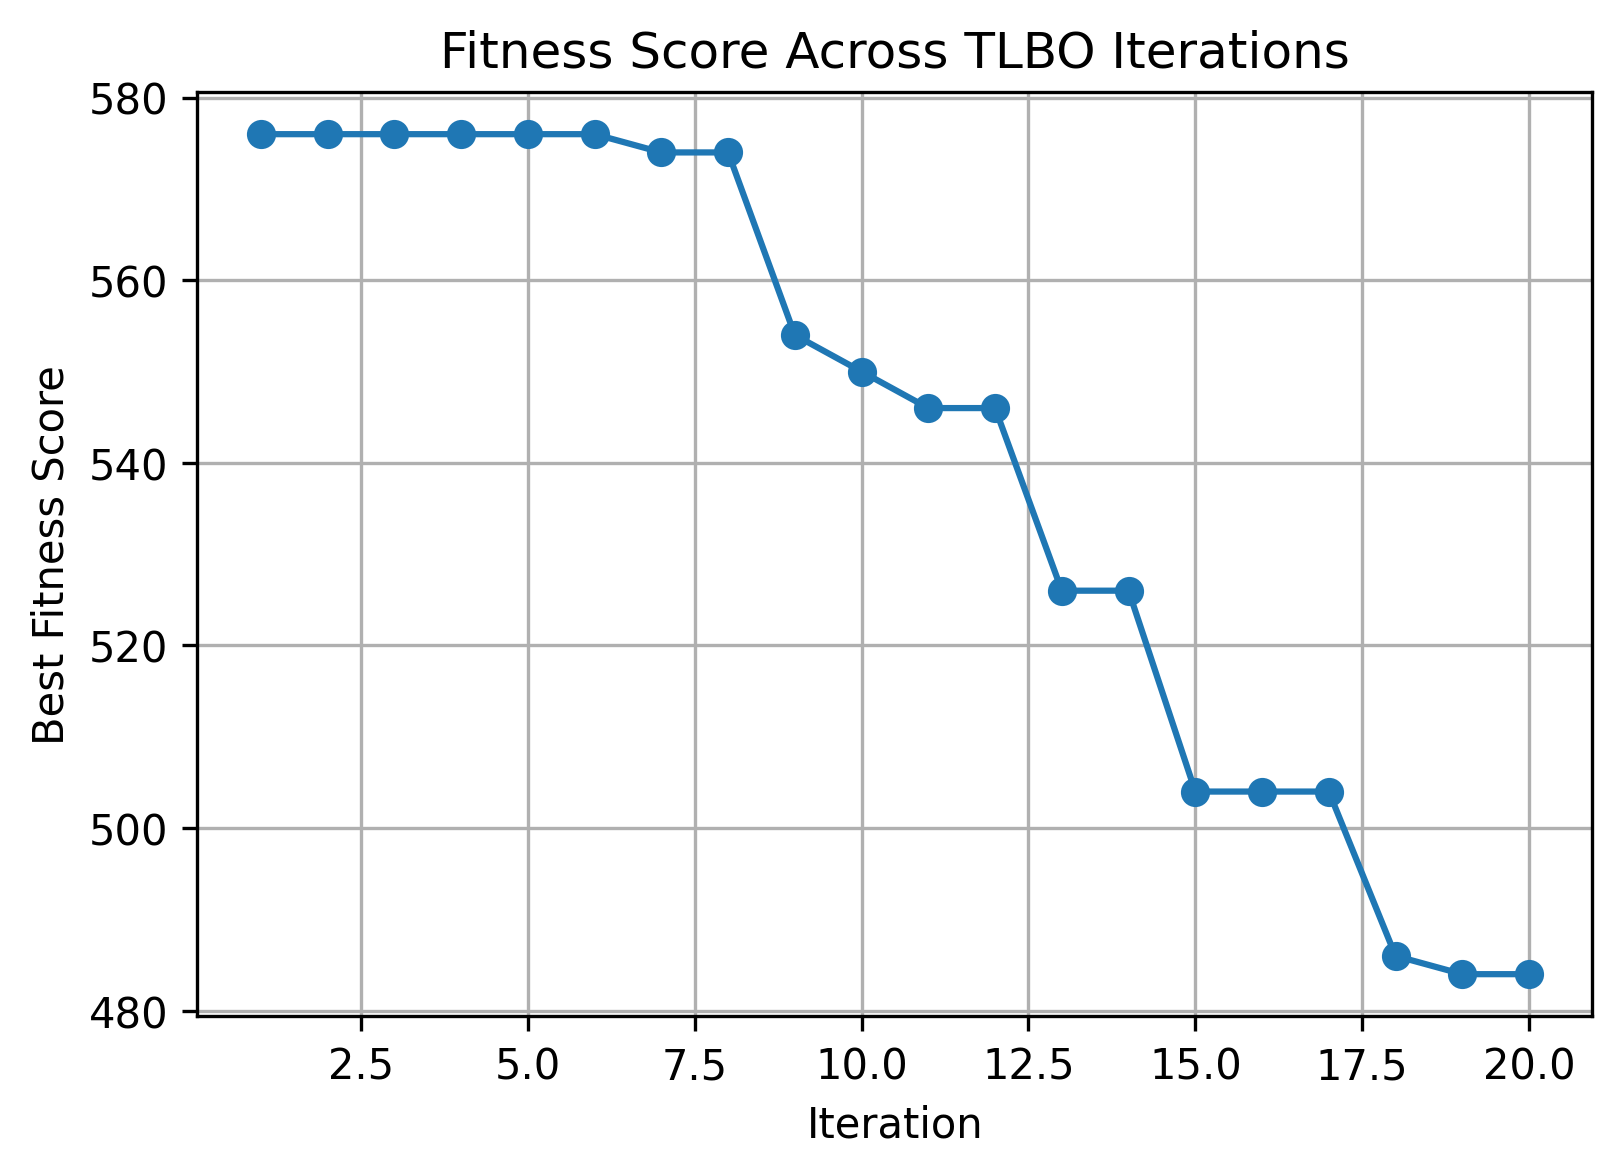

Write the Python code that produced this figure.
import matplotlib.pyplot as plt

fitness = [
    576,576,576,576,576,576,
    574,574,554,550,
    546,546,526,526,
    504,504,504,486,484,484
]

iterations = list(range(1,21))

plt.figure(figsize=(6,4))
plt.plot(iterations, fitness, marker='o')
plt.xlabel("Iteration")
plt.ylabel("Best Fitness Score")
plt.title("Fitness Score Across TLBO Iterations")
plt.grid(True)

plt.savefig("fitness_graph.png", dpi=300, bbox_inches="tight")
plt.show()
